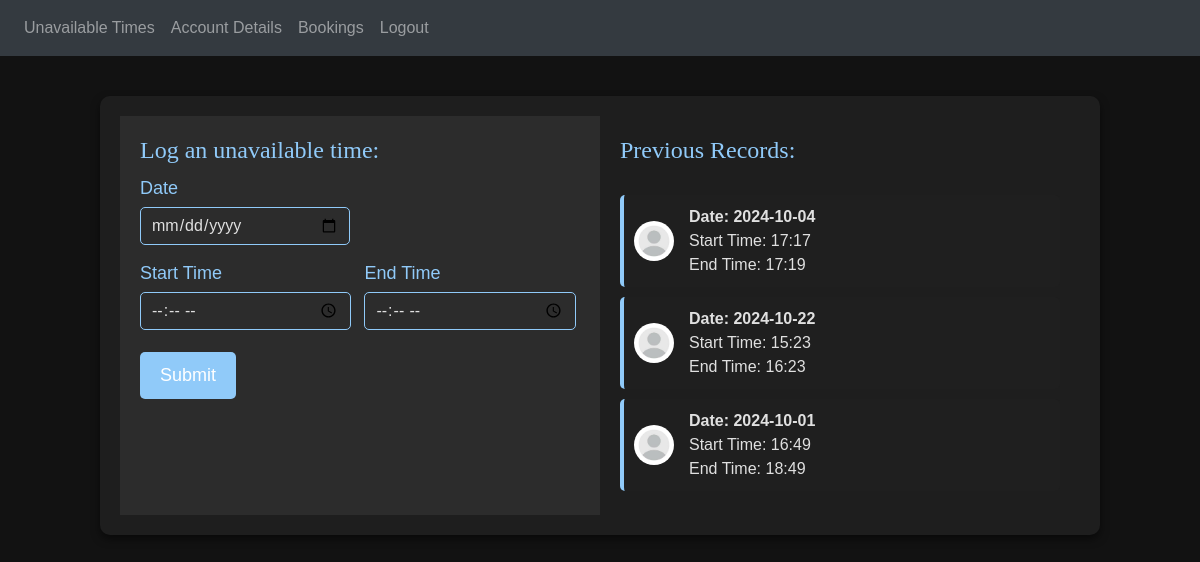
Page /tutor (signed in) on the committed database.
### tables this page shows
CREATE TABLE "Unavailable Times" (
	unavailable_id INTEGER NOT NULL,
	tutor_email TEXT NOT NULL,
	date TEXT NOT NULL,
	start_time TEXT NOT NULL,
	end_time TEXT NOT NULL,
	CONSTRAINT Unavailable_Times_PK PRIMARY KEY (unavailable_id),
	CONSTRAINT Unavailable_Times_Tutors_FK FOREIGN KEY (tutor_email) REFERENCES Tutors(email)
);

### website/views.py (the view)
@views.route('/tutor')
@login_required
def tutorhome():
    tutoremail = current_user.get_id()
    def get_timings(tutor):
        conn = s.connect("tutoring.db")
        c = conn.cursor()
        c.execute('SELECT date, start_time, end_time FROM "Unavailable Times" WHERE tutor_email = ?', (tutor,))
        data = c.fetchall() # returns all unavailable times corresponding to a specific tutor
        c.close()
        return data
    records = get_timings(tutoremail)
    return render_template("tutorhome.html", user=current_user, records=records)

### website/__init__.py (called while the page is built)
def create_app():
    app = Flask(__name__)
    app.config['SECRET_KEY'] = 'ihfeoihdaoihaoihfa hufeffdshufds'
    from .views import views
    from .auth import auth
    app.register_blueprint(views, url_prefix='/')
    app.register_blueprint(auth, url_prefix='/')
    from .models import Tutor, Tutee, Administrator
    login_manager = LoginManager()
    login_manager.login_view = 'auth.login'
    login_manager.init_app(app)
    @login_manager.user_loader
    def load_user(email):
        print(f"Loading user with email: {email}")
        return find_load(email)
    return app

### website/auth.py (called while the page is built)
def find_load(email):  # combining database tables of all account types to find a specific account using email
    conn = s.connect("tutoring.db")
    c = conn.cursor()
    c.execute("""SELECT email, firstname, password FROM Tutors WHERE email = ?
                      UNION SELECT email, firstname, password FROM Tutees WHERE email = ?
                      UNION SELECT email, firstname, password FROM Administrators WHERE email = ?""",
              (str(email), str(email), str(email)))
    data = c.fetchone()
    c.close()
    if data is None:
        return None
    else:
        return User(data[0], data[1], data[2]) # returns the data using the User class

### website/models.py (called while the page is built)
    def get_id(self):  # returns the user's email for Flask to manage user session
        return self.email

### website/templates/tutorhome.html (shortened to what this page needs)
<!DOCTYPE html>
<html>
<head>
    <link
            rel="stylesheet"
            href="https://stackpath.bootstrapcdn.com/bootstrap/4.4.1/css/bootstrap.min.css"
    />
</head>
<body>
<nav class="navbar navbar-expand-lg navbar-dark bg-dark">
    <div class="collapse navbar-collapse" id="navbar">
        <div class="navbar-nav">
            {% if user.is_authenticated %}
            <a class="nav-item nav-link" id="unavailable times" href="/tutor">Unavailable Times</a>
            <a class="nav-item nav-link" id="account" href="/tutoraccount">Account Details</a>
            <a class="nav-item nav-link" id="bookings" href="/bookings">Bookings</a>
            <a class="nav-item nav-link" id="logout" href="/logout">Logout</a>
            {% else %}
            <a class="nav-item nav-link" id="login" href="/login">Login</a>
            <a class="nav-item nav-link" id="signUp" href="/sign-up">Sign Up</a>
            {% endif %}
        </div>
    </div>
</nav>
<form method="POST">
    <div class="container">
        <div class="left-section">
            <h2>Log an unavailable time: </h2>
            <div class="form-group" style="width: 210px">
                <label for="date">Date</label>
                <input
                        type="date"
                        class="form-control"
                        id="date"
                        name="date"
                        required
                />
            </div>
            <div class="form-group" style="display: inline-block; width: 48%; margin-right: 2%;">
                <label for="starttime">Start Time</label>
                <input
                        type="time"
                        class="form-control"
                        id="starttime"
                        name="starttime"
                        required
                />
            </div>
            <div class="form-group" style="display: inline-block; width: 48%; margin-bottom: 5%">
                <label for="endtime">End Time</label>
                <input
                        type="time"
                        class="form-control"
                        id="endtime"
                        name="endtime"
                        required
                />
            </div>
            <br>
            <button type="submit" class="btn btn-primary">Submit</button>
        </div>
        <div class="right-section">
            <h2>Previous Records: </h2>
            <div class="additions">
                {% for record in records %}
                <div class="addition-item">
                    <image src="{{ url_for('static', filename='tutor.jpg')}}" width="50" height="50"></image>
                    <div>
                        <strong>Date: {{record[0]}}</strong><br>
                        Start Time: {{record[1]}}<br>
                        End Time: {{record[2]}}
                    </div>
                </div>
                {% endfor %}
            </div>
        </div>
    </div>
</form>
</body>
</html>

### website/templates/tutorhome.html (style rules this page uses)
body { font-family: 'Calibri', sans-serif; margin: 0; padding: 0; background-color: #121212; color: #E0E0E0; }
.container { display: flex; flex-wrap: wrap; background-color: #1E1E1E; border-radius: 10px; box-shadow: 0 4px 8px rgba(0, 0, 0, 0.5); width: 90%; max-width: 1000px; margin: 40px auto; justify-content: space-between; align-items: stretch; padding: 20px; }
.left-section, .right-section { flex: 1; width: 48%; padding: 20px; }
.left-section { background-color: #2C2C2C; width: 50%; }
.right-section { width: 50%; text-align: left; display: flex; flex-direction: column; justify-content: center; }
h1, h2 { font-family: 'Arvo', serif; color: #90CAF9; }
h2 { font-size: 24px; margin-bottom: 10px; }
.additions { margin-top: 20px; height: 300px; overflow-y: auto; }
.addition-item { background-color: #1F1F1F; padding: 10px; margin-bottom: 10px; border-left: 4px solid #90CAF9; border-radius: 5px; display: flex; align-items: center; color: #E0E0E0; }
.addition-item img { width: 40px; height: 40px; border-radius: 50%; margin-right: 15px; }
.addition-item div { font-size: 16px; line-height: 1.5; }
.form-group { margin-bottom: 15px; width: 100%; }
.form-group label { font-size: 18px; color: #90CAF9; display: block; margin-bottom: 5px; }
.form-group input { width: 100%; padding: 10px; border: 1px solid #90CAF9; border-radius: 5px; background-color: #2C2C2C; color: #E0E0E0; }
.btn-primary { background-color: #90CAF9; border: none; padding: 10px 20px; cursor: pointer; font-size: 18px; border-radius: 5px; transition: background-color 0.3s ease; }

### rows in the picture
Unavailable Times: date "2024-10-04", start_time "17:17", end_time "17:19"
Unavailable Times: date "2024-10-22", start_time "15:23", end_time "16:23"
Unavailable Times: date "2024-10-01", start_time "16:49", end_time "18:49"
